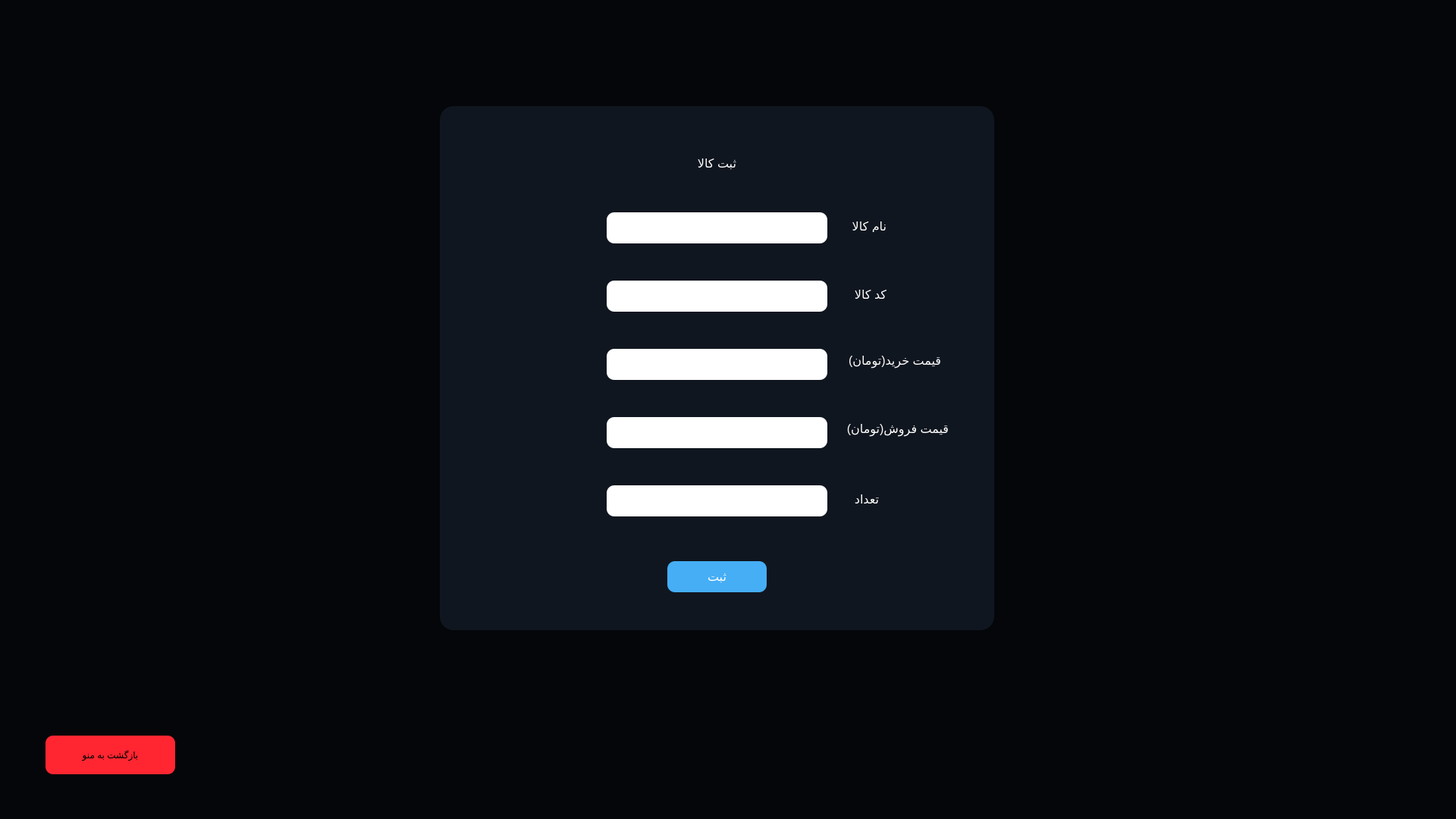
<?xml version="1.0" encoding="UTF-8"?>
<ui version="4.0">
 <class>AddProductForm</class>
 <widget class="QWidget" name="AddProductForm">
  <property name="geometry">
   <rect>
    <x>0</x>
    <y>0</y>
    <width>1920</width>
    <height>1080</height>
   </rect>
  </property>
  <property name="windowTitle">
   <string>Form</string>
  </property>
  <property name="styleSheet">
   <string notr="true">background-color:#040609;</string>
  </property>
  <widget class="QWidget" name="widget" native="true">
   <property name="geometry">
    <rect>
     <x>580</x>
     <y>140</y>
     <width>731</width>
     <height>691</height>
    </rect>
   </property>
   <property name="styleSheet">
    <string notr="true">			background-color: #10161f;
            color: white;
            border-radius: 18px;
            font-size: 16px;
           border: none;  </string>
   </property>
   <widget class="QLineEdit" name="lineEdit_stock">
    <property name="geometry">
     <rect>
      <x>220</x>
      <y>500</y>
      <width>291</width>
      <height>41</height>
     </rect>
    </property>
    <property name="styleSheet">
     <string notr="true">border:none;
border-radius: 10px;
background-color: rgb(255, 255, 255);
color: rgb(0, 0, 0);
font: 700 12pt &quot;Dana&quot;;</string>
    </property>
    <property name="echoMode">
     <enum>QLineEdit::EchoMode::Normal</enum>
    </property>
    <property name="alignment">
     <set>Qt::AlignmentFlag::AlignCenter</set>
    </property>
   </widget>
   <widget class="QLabel" name="label_3">
    <property name="geometry">
     <rect>
      <x>520</x>
      <y>410</y>
      <width>151</width>
      <height>31</height>
     </rect>
    </property>
    <property name="text">
     <string>قیمت فروش(تومان)</string>
    </property>
   </widget>
   <widget class="QLineEdit" name="lineEdit_sell">
    <property name="enabled">
     <bool>true</bool>
    </property>
    <property name="geometry">
     <rect>
      <x>220</x>
      <y>410</y>
      <width>291</width>
      <height>41</height>
     </rect>
    </property>
    <property name="styleSheet">
     <string notr="true">border:none;
border-radius: 10px;
background-color: rgb(255, 255, 255);
color: rgb(0, 0, 0);
font: 700 12pt &quot;Dana&quot;;</string>
    </property>
    <property name="echoMode">
     <enum>QLineEdit::EchoMode::Normal</enum>
    </property>
    <property name="alignment">
     <set>Qt::AlignmentFlag::AlignCenter</set>
    </property>
   </widget>
   <widget class="QLabel" name="label_2">
    <property name="geometry">
     <rect>
      <x>540</x>
      <y>150</y>
      <width>49</width>
      <height>16</height>
     </rect>
    </property>
    <property name="text">
     <string>نام کالا</string>
    </property>
   </widget>
   <widget class="QPushButton" name="btn_addProduct">
    <property name="geometry">
     <rect>
      <x>300</x>
      <y>600</y>
      <width>131</width>
      <height>41</height>
     </rect>
    </property>
    <property name="cursor">
     <cursorShape>PointingHandCursor</cursorShape>
    </property>
    <property name="styleSheet">
     <string notr="true">          background-color: #45aef5 ;
            color: white;
            border-radius: 10px;
            font-size: 16px;
           border: none;  </string>
    </property>
    <property name="text">
     <string>ثبت</string>
    </property>
   </widget>
   <widget class="QLineEdit" name="lineEdit_name">
    <property name="enabled">
     <bool>true</bool>
    </property>
    <property name="geometry">
     <rect>
      <x>220</x>
      <y>140</y>
      <width>291</width>
      <height>41</height>
     </rect>
    </property>
    <property name="styleSheet">
     <string notr="true">border:none;
border-radius: 10px;
background-color: rgb(255, 255, 255);
color: rgb(0, 0, 0);
font: 700 12pt &quot;Dana&quot;;</string>
    </property>
    <property name="echoMode">
     <enum>QLineEdit::EchoMode::Normal</enum>
    </property>
    <property name="alignment">
     <set>Qt::AlignmentFlag::AlignCenter</set>
    </property>
   </widget>
   <widget class="QLabel" name="label">
    <property name="geometry">
     <rect>
      <x>540</x>
      <y>240</y>
      <width>49</width>
      <height>16</height>
     </rect>
    </property>
    <property name="text">
     <string>کد کالا</string>
    </property>
   </widget>
   <widget class="QLabel" name="label_4">
    <property name="geometry">
     <rect>
      <x>530</x>
      <y>510</y>
      <width>49</width>
      <height>16</height>
     </rect>
    </property>
    <property name="text">
     <string>تعداد</string>
    </property>
   </widget>
   <widget class="QLineEdit" name="lineEdit_code">
    <property name="geometry">
     <rect>
      <x>220</x>
      <y>230</y>
      <width>291</width>
      <height>41</height>
     </rect>
    </property>
    <property name="styleSheet">
     <string notr="true">border:none;
border-radius: 10px;
background-color: rgb(255, 255, 255);
color: rgb(0, 0, 0);
font: 700 12pt &quot;Dana&quot;;</string>
    </property>
    <property name="echoMode">
     <enum>QLineEdit::EchoMode::Normal</enum>
    </property>
    <property name="alignment">
     <set>Qt::AlignmentFlag::AlignCenter</set>
    </property>
   </widget>
   <widget class="QLineEdit" name="lineEdit_buy">
    <property name="enabled">
     <bool>true</bool>
    </property>
    <property name="geometry">
     <rect>
      <x>220</x>
      <y>320</y>
      <width>291</width>
      <height>41</height>
     </rect>
    </property>
    <property name="styleSheet">
     <string notr="true">border:none;
border-radius: 10px;
background-color: rgb(255, 255, 255);
color: rgb(0, 0, 0);
font: 700 12pt &quot;Dana&quot;;</string>
    </property>
    <property name="echoMode">
     <enum>QLineEdit::EchoMode::Normal</enum>
    </property>
    <property name="alignment">
     <set>Qt::AlignmentFlag::AlignCenter</set>
    </property>
   </widget>
   <widget class="QLabel" name="label_7">
    <property name="geometry">
     <rect>
      <x>530</x>
      <y>320</y>
      <width>131</width>
      <height>31</height>
     </rect>
    </property>
    <property name="text">
     <string>قیمت خرید(تومان)</string>
    </property>
   </widget>
   <widget class="QLabel" name="label_6">
    <property name="geometry">
     <rect>
      <x>290</x>
      <y>50</y>
      <width>151</width>
      <height>51</height>
     </rect>
    </property>
    <property name="styleSheet">
     <string notr="true">font: 700 20pt &quot;Dana&quot;;
color: rgb(255, 255, 255);</string>
    </property>
    <property name="text">
     <string>ثبت کالا</string>
    </property>
    <property name="alignment">
     <set>Qt::AlignmentFlag::AlignCenter</set>
    </property>
   </widget>
  </widget>
  <widget class="QPushButton" name="pushButton_menu">
   <property name="geometry">
    <rect>
     <x>60</x>
     <y>970</y>
     <width>171</width>
     <height>51</height>
    </rect>
   </property>
   <property name="cursor">
    <cursorShape>PointingHandCursor</cursorShape>
   </property>
   <property name="styleSheet">
    <string notr="true">font: 700 14pt &quot;Dana&quot;;
background-color: rgb(255, 38, 49);
color: rgb(0, 0, 0);
border-radius: 10px;
</string>
   </property>
   <property name="text">
    <string>بازگشت به منو</string>
   </property>
  </widget>
 </widget>
 <resources/>
 <connections/>
</ui>
